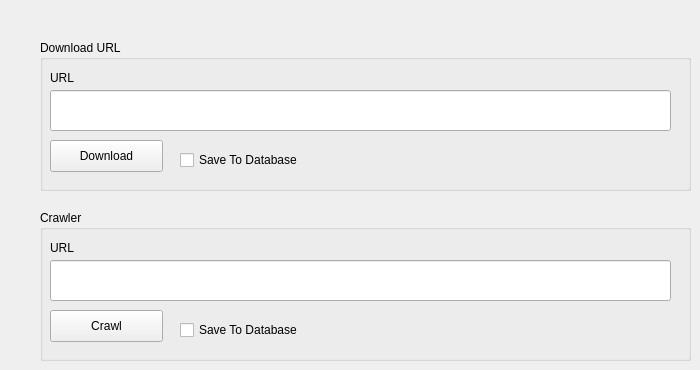
    <widget class="QWidget" name="tabDownloaders">
     <attribute name="title">
      <string>Download</string>
     </attribute>
     <widget class="QGroupBox" name="groupDownloadUrl">
      <property name="geometry">
       <rect>
        <x>40</x>
        <y>40</y>
        <width>651</width>
        <height>151</height>
       </rect>
      </property>
      <property name="title">
       <string>Download URL</string>
      </property>
      <widget class="QLineEdit" name="editDownloadUrl">
       <property name="geometry">
        <rect>
         <x>10</x>
         <y>50</y>
         <width>621</width>
         <height>41</height>
        </rect>
       </property>
      </widget>
      <widget class="QLabel" name="label">
       <property name="geometry">
        <rect>
         <x>10</x>
         <y>30</y>
         <width>60</width>
         <height>16</height>
        </rect>
       </property>
       <property name="text">
        <string>URL</string>
       </property>
      </widget>
      <widget class="QPushButton" name="btnDownloadUrl">
       <property name="geometry">
        <rect>
         <x>10</x>
         <y>100</y>
         <width>113</width>
         <height>32</height>
        </rect>
       </property>
       <property name="text">
        <string>Download</string>
       </property>
      </widget>
      <widget class="QCheckBox" name="toggleDownloadUrlSave">
       <property name="geometry">
        <rect>
         <x>140</x>
         <y>110</y>
         <width>151</width>
         <height>20</height>
        </rect>
       </property>
       <property name="text">
        <string>Save To Database</string>
       </property>
      </widget>
     </widget>
     <widget class="QGroupBox" name="groupBox_3">
      <property name="geometry">
       <rect>
        <x>40</x>
        <y>210</y>
        <width>651</width>
        <height>151</height>
       </rect>
      </property>
      <property name="title">
       <string>Crawler</string>
      </property>
      <widget class="QLineEdit" name="editCrawlerUrl">
       <property name="geometry">
        <rect>
         <x>10</x>
         <y>50</y>
         <width>621</width>
         <height>41</height>
        </rect>
       </property>
      </widget>
      <widget class="QLabel" name="label_2">
       <property name="geometry">
        <rect>
         <x>10</x>
         <y>30</y>
         <width>60</width>
         <height>16</height>
        </rect>
       </property>
       <property name="text">
        <string>URL</string>
       </property>
      </widget>
      <widget class="QPushButton" name="btnCrawlerUrl">
       <property name="geometry">
        <rect>
         <x>10</x>
         <y>100</y>
         <width>113</width>
         <height>32</height>
        </rect>
       </property>
       <property name="text">
        <string>Crawl</string>
       </property>
      </widget>
      <widget class="QCheckBox" name="toggleCrawlerUrlSave">
       <property name="geometry">
        <rect>
         <x>140</x>
         <y>110</y>
         <width>151</width>
         <height>20</height>
        </rect>
       </property>
       <property name="text">
        <string>Save To Database</string>
       </property>
      </widget>
     </widget>
    </widget>
